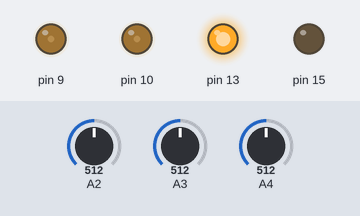
Simulated run of this sketch. Board: Arduino Uno, built with avr-gcc and run on an emulated ATmega328P. On the bench: output pins drawn as LEDs (lit = HIGH). The test bench sets the inputs (shaded band); at power-on: A2 = 512, A3 = 512, A4 = 512.

Above: at 1.2 s.
1.3 s: A2 set to 703
2.8 s: A2 set to 718
At 3.4 s:
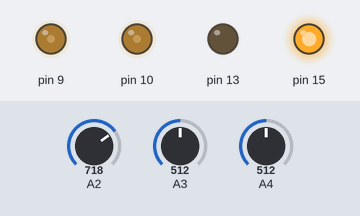
4.3 s: A3 set to 716
At 5.1 s:
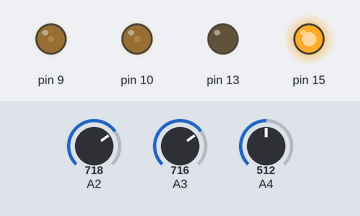
5.8 s: A4 set to 716
At 6.7 s:
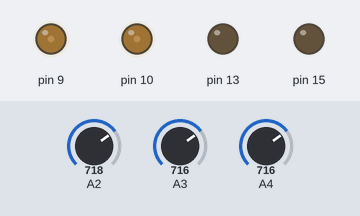
7.3 s: A4 set to 306
At 7.8 s:
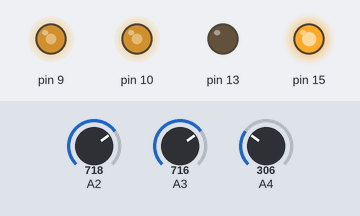
8.8 s: A3 set to 511
At 9.4 s:
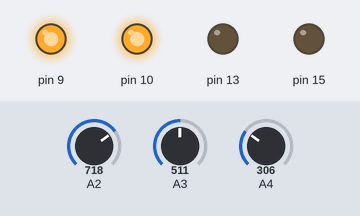
Timing chart, 0 to 11.3 s (numbered marks = the images above; inputs shaded):
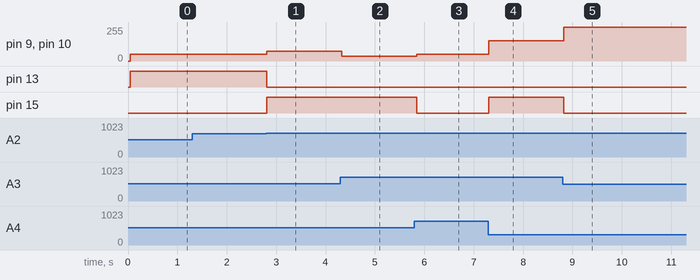

The sketch:

line_following.ino
```cpp
// If the speed is to high the robot can't keep up with control algorithum

#import "LineSensor.h";
#import "Motors.h";

motors_c myMotors(10, 16, 9, 15);
lineSensor_c lineFollower(myMotors, A2, A3, A4);

void setup() {
  //Initialize serial and wait for port to open:
  Serial.begin(9600);
  while (!Serial) {
    ; // wait for serial port to connect. Needed for native USB
  }

  lineFollower.begin();
}

void loop()
{
  lineFollower.followLine();

  delay(50);
}
```

LineSensor.cpp
```cpp
#include "LineSensor.h"

lineSensor_c::lineSensor_c(const motors_c &motors, byte LINE_LEFT, byte LINE_CENTER, byte LINE_RIGHT) : myMotors(motors), LINE_LEFT_PIN(LINE_LEFT), LINE_CENTRE_PIN(LINE_CENTER), LINE_RIGHT_PIN(LINE_RIGHT) {
  pinMode(LINE_LEFT_PIN, INPUT);
  pinMode(LINE_CENTRE_PIN, INPUT);
  pinMode(LINE_RIGHT_PIN, INPUT);

  //LED indicator
  pinMode(13, OUTPUT);
}

lineSensor_c::~lineSensor_c() {}

void lineSensor_c::begin() {
  while (sample_count < 100) {
    //increment sample count
    sample_count++;

    // To store result.
    int l_value; // left sensor
    int c_value; // centre sensor
    int r_value; // right sensor

    // Read analog voltages and calculate running average
    l_value = analogRead( LINE_LEFT_PIN );
    left_bias -= left_bias / sample_count;
    left_bias += l_value / sample_count;

    c_value = analogRead( LINE_CENTRE_PIN );
    center_bias -= center_bias / sample_count;
    center_bias += c_value / sample_count;

    r_value = analogRead( LINE_RIGHT_PIN );
    right_bias -= right_bias / sample_count;
    right_bias += r_value / sample_count;

  }
}

float lineSensor_c::WeightedLineSensingBangBang(float left, float center, float right) {
  float total = left + center + right;

  float proportionOfTotal = left / total - right / total;

  return proportionOfTotal;
}

void lineSensor_c::followLine() {
  float left = analogRead( LINE_LEFT_PIN ) - left_bias;
  float center = analogRead( LINE_CENTRE_PIN ) - center_bias;
  float right = analogRead( LINE_RIGHT_PIN ) - right_bias;

  if (left < 200 && center < 200 && right < 200) {
    digitalWrite(13, HIGH);
     myMotors.steering(0);
    //start sequence to find a line
  } else {
    digitalWrite(13, LOW);
    myMotors.steering(WeightedLineSensingBangBang(left, center, right));
  }
}
```

LineSensor.h
```cpp
#ifndef Line_Sensor_H
#define Line_Sensor_H

#include "arduino.h"
#include "Motors.h"

class lineSensor_c {
  public:
    lineSensor_c(const motors_c &motors, byte LINE_LEFT, byte LINE_CENTER, byte LINE_RIGHT);
    ~lineSensor_c();

    void begin();

    void followLine();

  private:
    motors_c myMotors;

    byte LINE_LEFT_PIN;
    byte LINE_CENTRE_PIN;
    byte LINE_RIGHT_PIN;

    //variables for calibration
    int left_bias = 0;
    int center_bias = 0;
    int right_bias = 0;
    int sample_count = 0;

    float WeightedLineSensingBangBang(float left, float center, float right);
};

#endif
```

Motors.cpp
```cpp
#include "Motors.h"

motors_c::motors_c(byte set_L_PWM_PIN, byte set_L_DIR_PIN, byte set_R_PWM_PIN , byte set_R_DIR_PIN) : L_PWM_PIN(set_L_PWM_PIN), L_DIR_PIN(set_L_DIR_PIN), R_PWM_PIN(set_R_PWM_PIN), R_DIR_PIN(set_R_DIR_PIN) {
  // Set our motor driver pins as outputs.
  pinMode( L_PWM_PIN, OUTPUT );
  pinMode( L_DIR_PIN, OUTPUT );
  pinMode( R_PWM_PIN, OUTPUT );
  pinMode( R_DIR_PIN, OUTPUT );

  // Set initial direction for l and r
  digitalWrite( L_DIR_PIN, LOW  );
  digitalWrite( R_DIR_PIN, LOW );
}

motors_c::~motors_c() {}

motors_c::steering(float dir) {
  float dead_band = 15;
  float max_power = 75;

  if (dir < -0.2 || dir > 0.2) {
    digitalWrite( L_DIR_PIN, dir < 0 ? HIGH : LOW );
    digitalWrite( R_DIR_PIN, dir < 0 ? LOW : HIGH );

    analogWrite( L_PWM_PIN, dir * max_power * (dir < 0 ? -1 : 1) );
    analogWrite( R_PWM_PIN, dir * max_power * (dir < 0 ? -1 : 1) );
  } else {
    digitalWrite( L_DIR_PIN, LOW );
    digitalWrite( R_DIR_PIN, LOW );

    // Send power PWM to pins, to motor drivers.
    analogWrite( L_PWM_PIN, 50 );
    analogWrite( R_PWM_PIN, 50 );
  }
}
```

Motors.h
```cpp
#ifndef MY_MOTORS_H
#define MY_MOTORS_H

#include "arduino.h"

class motors_c {
  public:
    motors_c( byte set_L_PWM_PIN, byte set_L_DIR_PIN, byte set_R_PWM_PIN , byte set_R_DIR_PIN );
    ~motors_c();

    steering(float dir);
    breaks() {
      analogWrite( L_PWM_PIN, 0 );
      analogWrite( R_PWM_PIN, 0 );
    }

  private:
    byte L_PWM_PIN;
    byte L_DIR_PIN;
    byte R_PWM_PIN;
    byte R_DIR_PIN;

};

#endif
```

Measured:
- the behaviour switches between 711 and 712 on A2 (found by bisection; images 0 and 1)
- after the input at 1.3 s, every drawn part: stays the same
- after the input at 2.8 s, pin 9, pin 10: 50/255 → 75/255 at once; pin 13: HIGH → LOW at once; pin 15: LOW → HIGH at once
- after the input at 4.3 s, pin 9, pin 10: 75/255 → 37/255 at once
- after the input at 5.8 s, pin 9, pin 10: 37/255 → 50/255 at once; pin 15: HIGH → LOW at once
- after the input at 7.3 s, pin 9, pin 10: 50/255 → 151/255 at once; pin 15: LOW → HIGH at once
- after the input at 8.8 s, pin 9, pin 10: 151/255 → 255/255 at once; pin 15: HIGH → LOW at once
